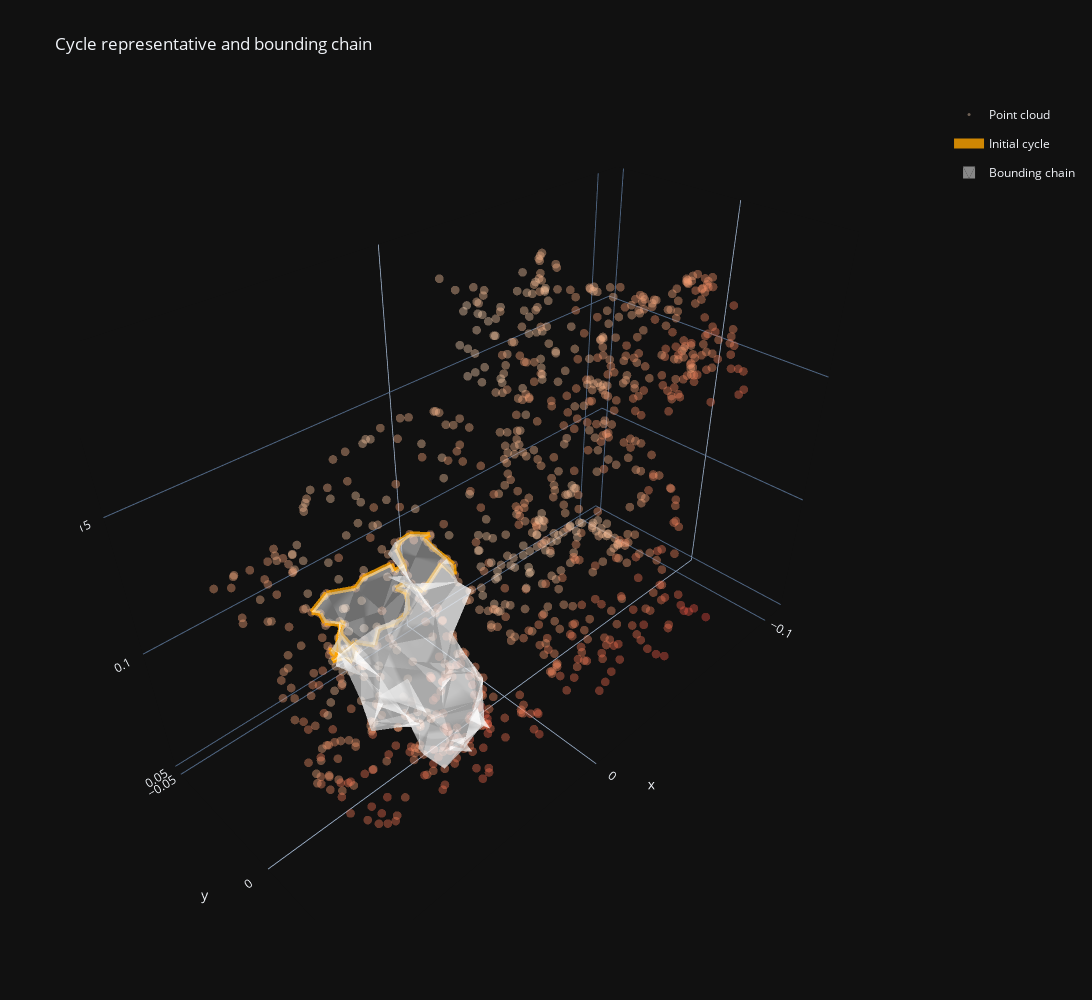

This figure's notebook cell:
### Code cell
edges               =   homology["cycle representative"][1152]["simplex"].tolist() # the cycle
triangles           =   homology["bounding chain"][1152]["simplex"].tolist() # the chain that bounds the cycle
coo                 =   cloud # coo stands for coordinate oracle

traces_edge         =   [ oat.plot.edge__trace3d( edge, coo  ) for edge in edges ]
trace_triangle      =   oat.plot.triangles__trace3d( triangles, coo ) 
trace_cloud         =   go.Scatter3d(x=cloud[:,0],y=cloud[:,1],z=cloud[:,2], mode="markers", marker = dict(opacity=0.8, size=3, color=cloud[:,1], colorscale="Peach"))

trace_cloud.update(showlegend=True, opacity=0.5, name="Point cloud")
trace_triangle.update(showlegend=True, legendgroup="triangles", opacity=0.5, name="Bounding chain", color="white")
for trace_number, trace in enumerate( traces_edge ):
    showlegend      =   trace_number == 0
    trace.update(showlegend=showlegend, legendgroup="edges", opacity=0.8, name="Initial cycle", line=dict(color="orange", width=10))

fig = go.Figure(data= [trace_cloud] + traces_edge + [trace_triangle] )
fig.update_layout(
        title=dict(text="Cycle representative and bounding chain"),
        template="plotly_dark",
        height=1000,
        width=1200,
    )
fig.update_layout() 
fig.show()

### Figure 1 — Plotly figure (JSON) as saved in the notebook; plotly's stock layout.template omitted (floating-point values rounded to 4 significant figures; data arrays with more than 128 entries replaced by an {"elided": "..."} marker saying what was removed)
{"data": [{"marker": {"color": {"elided": "1000 float values"}, "colorscale": [[0, "rgb(253, 224, 197)"], [0.1667, "rgb(250, 203, 166)"], [0.3333, "rgb(248, 181, 139)"], [0.5, "rgb(245, 158, 114)"], [0.6667, "rgb(242, 133, 93)"], [0.8333, "rgb(239, 106, 76)"], [1, "rgb(235, 74, 64)"]], "opacity": 0.8, "size": 3}, "mode": "markers", "name": "Point cloud", "opacity": 0.5, "showlegend": true, "type": "scatter3d", "x": {"elided": "1000 float values"}, "y": {"elided": "1000 float values"}, "z": {"elided": "1000 float values"}}, {"legendgroup": "edges", "line": {"color": "orange", "width": 10}, "mode": "lines", "name": "Initial cycle", "opacity": 0.8, "showlegend": true, "type": "scatter3d", "x": [0.009277, 0.01348, 0.01768], "y": [-0.01989, -0.0199, -0.01991], "z": [0.1025, 0.09915, 0.09577]}, {"legendgroup": "edges", "line": {"color": "orange", "width": 10}, "mode": "lines", "name": "Initial cycle", "opacity": 0.8, "showlegend": false, "type": "scatter3d", "x": [0.01803, 0.0175, 0.01697], "y": [-0.02831, -0.029, -0.02969], "z": [0.09018, 0.08545, 0.08073]}, {"legendgroup": "edges", "line": {"color": "orange", "width": 10}, "mode": "lines", "name": "Initial cycle", "opacity": 0.8, "showlegend": false, "type": "scatter3d", "x": [0.01728, 0.01481, 0.01234], "y": [-0.01823, -0.02046, -0.02269], "z": [0.1184, 0.115, 0.1115]}, {"legendgroup": "edges", "line": {"color": "orange", "width": 10}, "mode": "lines", "name": "Initial cycle", "opacity": 0.8, "showlegend": false, "type": "scatter3d", "x": [0.05198, 0.0476, 0.04323], "y": [-0.003347, -0.002561, -0.001775], "z": [0.1308, 0.1311, 0.1315]}, {"legendgroup": "edges", "line": {"color": "orange", "width": 10}, "mode": "lines", "name": "Initial cycle", "opacity": 0.8, "showlegend": false, "type": "scatter3d", "x": [0.03413, 0.03222, 0.03031], "y": [-0.007987, -0.01184, -0.01569], "z": [0.1234, 0.1229, 0.1224]}, {"legendgroup": "edges", "line": {"color": "orange", "width": 10}, "mode": "lines", "name": "Initial cycle", "opacity": 0.8, "showlegend": false, "type": "scatter3d", "x": [0.06038, 0.0574, 0.05443], "y": [-0.009737, -0.006894, -0.00405], "z": [0.1262, 0.1271, 0.128]}, {"legendgroup": "edges", "line": {"color": "orange", "width": 10}, "mode": "lines", "name": "Initial cycle", "opacity": 0.8, "showlegend": false, "type": "scatter3d", "x": [0.04778, 0.0476, 0.04743], "y": [-0.01779, -0.02164, -0.02549], "z": [0.09062, 0.09135, 0.09208]}, {"legendgroup": "edges", "line": {"color": "orange", "width": 10}, "mode": "lines", "name": "Initial cycle", "opacity": 0.8, "showlegend": false, "type": "scatter3d", "x": [0.04778, 0.05025, 0.05272], "y": [-0.01779, -0.01516, -0.01254], "z": [0.09062, 0.0918, 0.09298]}, {"legendgroup": "edges", "line": {"color": "orange", "width": 10}, "mode": "lines", "name": "Initial cycle", "opacity": 0.8, "showlegend": false, "type": "scatter3d", "x": [0.02048, 0.01908, 0.01768], "y": [-0.02654, -0.02322, -0.01991], "z": [0.0965, 0.09614, 0.09577]}, {"legendgroup": "edges", "line": {"color": "orange", "width": 10}, "mode": "lines", "name": "Initial cycle", "opacity": 0.8, "showlegend": false, "type": "scatter3d", "x": [0.05793, 0.05797, 0.05801], "y": [-0.009992, -0.00864, -0.007287], "z": [0.108, 0.1113, 0.1147]}, {"legendgroup": "edges", "line": {"color": "orange", "width": 10}, "mode": "lines", "name": "Initial cycle", "opacity": 0.8, "showlegend": false, "type": "scatter3d", "x": [0.03343, 0.03063, 0.02783], "y": [-0.03949, -0.03774, -0.03599], "z": [0.07057, 0.06917, 0.06778]}, {"legendgroup": "edges", "line": {"color": "orange", "width": 10}, "mode": "lines", "name": "Initial cycle", "opacity": 0.8, "showlegend": false, "type": "scatter3d", "x": [0.02468, 0.02153, 0.01838], "y": [-0.01604, -0.01499, -0.01395], "z": [0.1247, 0.1235, 0.1224]}, {"legendgroup": "edges", "line": {"color": "orange", "width": 10}, "mode": "lines", "name": "Initial cycle", "opacity": 0.8, "showlegend": false, "type": "scatter3d", "x": [0.06038, 0.06297, 0.06557], "y": [-0.009737, -0.01009, -0.01044], "z": [0.1262, 0.1241, 0.122]}, {"legendgroup": "edges", "line": {"color": "orange", "width": 10}, "mode": "lines", "name": "Initial cycle", "opacity": 0.8, "showlegend": false, "type": "scatter3d", "x": [0.01838, 0.01876, 0.01913], "y": [-0.03109, -0.03311, -0.03513], "z": [0.07792, 0.07534, 0.07275]}, {"legendgroup": "edges", "line": {"color": "orange", "width": 10}, "mode": "lines", "name": "Initial cycle", "opacity": 0.8, "showlegend": false, "type": "scatter3d", "x": [0.03658, 0.03938, 0.04218], "y": [-0.004261, -0.002996, -0.001731], "z": [0.1262, 0.1273, 0.1283]}, {"legendgroup": "edges", "line": {"color": "orange", "width": 10}, "mode": "lines", "name": "Initial cycle", "opacity": 0.8, "showlegend": false, "type": "scatter3d", "x": [0.03903, 0.042, 0.04498], "y": [-0.03879, -0.03782, -0.03684], "z": [0.07031, 0.07079, 0.07128]}, {"legendgroup": "edges", "line": {"color": "orange", "width": 10}, "mode": "lines", "name": "Initial cycle", "opacity": 0.8, "showlegend": false, "type": "scatter3d", "x": [0.04467, 0.04448, 0.04428], "y": [-0.03284, -0.03265, -0.03247], "z": [0.07792, 0.08107, 0.08422]}, {"legendgroup": "edges", "line": {"color": "orange", "width": 10}, "mode": "lines", "name": "Initial cycle", "opacity": 0.8, "showlegend": false, "type": "scatter3d", "x": [0.02328, 0.02555, 0.02783], "y": [-0.03914, -0.03757, -0.03599], "z": [0.07036, 0.06907, 0.06778]}, {"legendgroup": "edges", "line": {"color": "orange", "width": 10}, "mode": "lines", "name": "Initial cycle", "opacity": 0.8, "showlegend": false, "type": "scatter3d", "x": [0.05653, 0.05462, 0.05272], "y": [-0.01289, -0.01271, -0.01254], "z": [0.09752, 0.09525, 0.09298]}, {"legendgroup": "edges", "line": {"color": "orange", "width": 10}, "mode": "lines", "name": "Initial cycle", "opacity": 0.8, "showlegend": false, "type": "scatter3d", "x": [0.009277, 0.008982, 0.008686], "y": [-0.01989, -0.01709, -0.01429], "z": [0.1025, 0.1016, 0.1007]}, {"legendgroup": "edges", "line": {"color": "orange", "width": 10}, "mode": "lines", "name": "Initial cycle", "opacity": 0.8, "showlegend": false, "type": "scatter3d", "x": [0.01728, 0.01783, 0.01838], "y": [-0.01823, -0.01609, -0.01395], "z": [0.1184, 0.1204, 0.1224]}, {"legendgroup": "edges", "line": {"color": "orange", "width": 10}, "mode": "lines", "name": "Initial cycle", "opacity": 0.8, "showlegend": false, "type": "scatter3d", "x": [0.04428, 0.04585, 0.04743], "y": [-0.03039, -0.02794, -0.02549], "z": [0.09263, 0.09235, 0.09208]}, {"legendgroup": "edges", "line": {"color": "orange", "width": 10}, "mode": "lines", "name": "Initial cycle", "opacity": 0.8, "showlegend": false, "type": "scatter3d", "x": [0.009977, 0.009332, 0.008686], "y": [-0.0132, -0.01375, -0.01429], "z": [0.1063, 0.1035, 0.1007]}, {"legendgroup": "edges", "line": {"color": "orange", "width": 10}, "mode": "lines", "name": "Initial cycle", "opacity": 0.8, "showlegend": false, "type": "scatter3d", "x": [0.04152, 0.04325, 0.04498], "y": [-0.03284, -0.03484, -0.03684], "z": [0.07372, 0.0725, 0.07128]}, {"legendgroup": "edges", "line": {"color": "orange", "width": 10}, "mode": "lines", "name": "Initial cycle", "opacity": 0.8, "showlegend": false, "type": "scatter3d", "x": [0.01206, 0.01147, 0.01089], "y": [-0.02059, -0.01796, -0.01534], "z": [0.1101, 0.1091, 0.108]}, {"legendgroup": "edges", "line": {"color": "orange", "width": 10}, "mode": "lines", "name": "Initial cycle", "opacity": 0.8, "showlegend": false, "type": "scatter3d", "x": [0.01893, 0.0211, 0.02328], "y": [-0.03593, -0.03753, -0.03914], "z": [0.07199, 0.07118, 0.07036]}, {"legendgroup": "edges", "line": {"color": "orange", "width": 10}, "mode": "lines", "name": "Initial cycle", "opacity": 0.8, "showlegend": false, "type": "scatter3d", "x": [0.02048, 0.02065, 0.02083], "y": [-0.02654, -0.02846, -0.03039], "z": [0.0965, 0.09449, 0.09249]}, {"legendgroup": "edges", "line": {"color": "orange", "width": 10}, "mode": "lines", "name": "Initial cycle", "opacity": 0.8, "showlegend": false, "type": "scatter3d", "x": [0.04467, 0.0431, 0.04152], "y": [-0.03284, -0.03284, -0.03284], "z": [0.07792, 0.07583, 0.07372]}, {"legendgroup": "edges", "line": {"color": "orange", "width": 10}, "mode": "lines", "name": "Initial cycle", "opacity": 0.8, "showlegend": false, "type": "scatter3d", "x": [0.06213, 0.06385, 0.06557], "y": [-0.0118, -0.01112, -0.01044], "z": [0.1185, 0.1203, 0.122]}, {"legendgroup": "edges", "line": {"color": "orange", "width": 10}, "mode": "lines", "name": "Initial cycle", "opacity": 0.8, "showlegend": false, "type": "scatter3d", "x": [0.05793, 0.0588, 0.05968], "y": [-0.009992, -0.01004, -0.01009], "z": [0.108, 0.106, 0.1039]}, {"legendgroup": "edges", "line": {"color": "orange", "width": 10}, "mode": "lines", "name": "Initial cycle", "opacity": 0.8, "showlegend": false, "type": "scatter3d", "x": [0.05863, 0.05758, 0.05653], "y": [-0.01375, -0.01332, -0.01289], "z": [0.1014, 0.09945, 0.09752]}, {"legendgroup": "edges", "line": {"color": "orange", "width": 10}, "mode": "lines", "name": "Initial cycle", "opacity": 0.8, "showlegend": false, "type": "scatter3d", "x": [0.04428, 0.04303, 0.04178], "y": [-0.03039, -0.03091, -0.03144], "z": [0.09263, 0.09088, 0.08912]}, {"legendgroup": "edges", "line": {"color": "orange", "width": 10}, "mode": "lines", "name": "Initial cycle", "opacity": 0.8, "showlegend": false, "type": "scatter3d", "x": [0.05801, 0.05937, 0.06073], "y": [-0.007287, -0.009002, -0.01072], "z": [0.1147, 0.1147, 0.1147]}, {"legendgroup": "edges", "line": {"color": "orange", "width": 10}, "mode": "lines", "name": "Initial cycle", "opacity": 0.8, "showlegend": false, "type": "scatter3d", "x": [0.01803, 0.01943, 0.02083], "y": [-0.02831, -0.02935, -0.03039], "z": [0.09018, 0.09133, 0.09249]}, {"legendgroup": "edges", "line": {"color": "orange", "width": 10}, "mode": "lines", "name": "Initial cycle", "opacity": 0.8, "showlegend": false, "type": "scatter3d", "x": [0.04148, 0.04288, 0.04428], "y": [-0.03373, -0.0331, -0.03247], "z": [0.08703, 0.08563, 0.08422]}, {"legendgroup": "edges", "line": {"color": "orange", "width": 10}, "mode": "lines", "name": "Initial cycle", "opacity": 0.8, "showlegend": false, "type": "scatter3d", "x": [0.03343, 0.03518, 0.03693], "y": [-0.03949, -0.03861, -0.03774], "z": [0.07057, 0.07079, 0.07101]}, {"legendgroup": "edges", "line": {"color": "orange", "width": 10}, "mode": "lines", "name": "Initial cycle", "opacity": 0.8, "showlegend": false, "type": "scatter3d", "x": [0.03626, 0.0352, 0.03413], "y": [-0.004837, -0.006412, -0.007987], "z": [0.1231, 0.1233, 0.1234]}, {"legendgroup": "edges", "line": {"color": "orange", "width": 10}, "mode": "lines", "name": "Initial cycle", "opacity": 0.8, "showlegend": false, "type": "scatter3d", "x": [0.05198, 0.0532, 0.05443], "y": [-0.003347, -0.003698, -0.00405], "z": [0.1308, 0.1294, 0.128]}, {"legendgroup": "edges", "line": {"color": "orange", "width": 10}, "mode": "lines", "name": "Initial cycle", "opacity": 0.8, "showlegend": false, "type": "scatter3d", "x": [0.02468, 0.02648, 0.02829], "y": [-0.01604, -0.01621, -0.01639], "z": [0.1247, 0.1242, 0.1238]}, {"legendgroup": "edges", "line": {"color": "orange", "width": 10}, "mode": "lines", "name": "Initial cycle", "opacity": 0.8, "showlegend": false, "type": "scatter3d", "x": [0.06213, 0.06178, 0.06143], "y": [-0.0118, -0.01143, -0.01106], "z": [0.1185, 0.1168, 0.115]}, {"legendgroup": "edges", "line": {"color": "orange", "width": 10}, "mode": "lines", "name": "Initial cycle", "opacity": 0.8, "showlegend": false, "type": "scatter3d", "x": [0.05968, 0.05964, 0.05961], "y": [-0.01009, -0.01079, -0.01149], "z": [0.1039, 0.1023, 0.1007]}, {"legendgroup": "edges", "line": {"color": "orange", "width": 10}, "mode": "lines", "name": "Initial cycle", "opacity": 0.8, "showlegend": false, "type": "scatter3d", "x": [0.01838, 0.01768, 0.01697], "y": [-0.03109, -0.03039, -0.02969], "z": [0.07792, 0.07933, 0.08073]}, {"legendgroup": "edges", "line": {"color": "orange", "width": 10}, "mode": "lines", "name": "Initial cycle", "opacity": 0.8, "showlegend": false, "type": "scatter3d", "x": [0.04323, 0.0427, 0.04218], "y": [-0.001775, -0.001753, -0.001731], "z": [0.1315, 0.1299, 0.1283]}, {"legendgroup": "edges", "line": {"color": "orange", "width": 10}, "mode": "lines", "name": "Initial cycle", "opacity": 0.8, "showlegend": false, "type": "scatter3d", "x": [0.03626, 0.03642, 0.03658], "y": [-0.004837, -0.004549, -0.004261], "z": [0.1231, 0.1247, 0.1262]}, {"legendgroup": "edges", "line": {"color": "orange", "width": 10}, "mode": "lines", "name": "Initial cycle", "opacity": 0.8, "showlegend": false, "type": "scatter3d", "x": [0.04148, 0.04163, 0.04178], "y": [-0.03373, -0.03258, -0.03144], "z": [0.08703, 0.08808, 0.08912]}, {"legendgroup": "edges", "line": {"color": "orange", "width": 10}, "mode": "lines", "name": "Initial cycle", "opacity": 0.8, "showlegend": false, "type": "scatter3d", "x": [0.009977, 0.01043, 0.01089], "y": [-0.0132, -0.01427, -0.01534], "z": [0.1063, 0.1071, 0.108]}, {"legendgroup": "edges", "line": {"color": "orange", "width": 10}, "mode": "lines", "name": "Initial cycle", "opacity": 0.8, "showlegend": false, "type": "scatter3d", "x": [0.02829, 0.0293, 0.03031], "y": [-0.01639, -0.01604, -0.01569], "z": [0.1238, 0.1231, 0.1224]}, {"legendgroup": "edges", "line": {"color": "orange", "width": 10}, "mode": "lines", "name": "Initial cycle", "opacity": 0.8, "showlegend": false, "type": "scatter3d", "x": [0.01206, 0.0122, 0.01234], "y": [-0.02059, -0.02164, -0.02269], "z": [0.1101, 0.1108, 0.1115]}, {"legendgroup": "edges", "line": {"color": "orange", "width": 10}, "mode": "lines", "name": "Initial cycle", "opacity": 0.8, "showlegend": false, "type": "scatter3d", "x": [0.03903, 0.03798, 0.03693], "y": [-0.03879, -0.03826, -0.03774], "z": [0.07031, 0.07066, 0.07101]}, {"legendgroup": "edges", "line": {"color": "orange", "width": 10}, "mode": "lines", "name": "Initial cycle", "opacity": 0.8, "showlegend": false, "type": "scatter3d", "x": [0.05977, 0.05969, 0.05961], "y": [-0.01289, -0.01219, -0.01149], "z": [0.1017, 0.1012, 0.1007]}, {"legendgroup": "edges", "line": {"color": "orange", "width": 10}, "mode": "lines", "name": "Initial cycle", "opacity": 0.8, "showlegend": false, "type": "scatter3d", "x": [0.05863, 0.0592, 0.05977], "y": [-0.01375, -0.01332, -0.01289], "z": [0.1014, 0.1016, 0.1017]}, {"legendgroup": "edges", "line": {"color": "orange", "width": 10}, "mode": "lines", "name": "Initial cycle", "opacity": 0.8, "showlegend": false, "type": "scatter3d", "x": [0.01893, 0.01903, 0.01913], "y": [-0.03593, -0.03553, -0.03513], "z": [0.07199, 0.07237, 0.07275]}, {"legendgroup": "edges", "line": {"color": "orange", "width": 10}, "mode": "lines", "name": "Initial cycle", "opacity": 0.8, "showlegend": false, "type": "scatter3d", "x": [0.06143, 0.06108, 0.06073], "y": [-0.01106, -0.01089, -0.01072], "z": [0.115, 0.1148, 0.1147]}, {"color": "white", "i": {"elided": "249 int values"}, "j": {"elided": "249 int values"}, "k": {"elided": "249 int values"}, "legendgroup": "triangles", "name": "Bounding chain", "opacity": 0.5, "showlegend": true, "type": "mesh3d", "x": {"elided": "146 float values"}, "y": {"elided": "146 float values"}, "z": {"elided": "146 float values"}}], "layout": {"height": 1000, "title": {"text": "Cycle representative and bounding chain"}, "width": 1200}}
